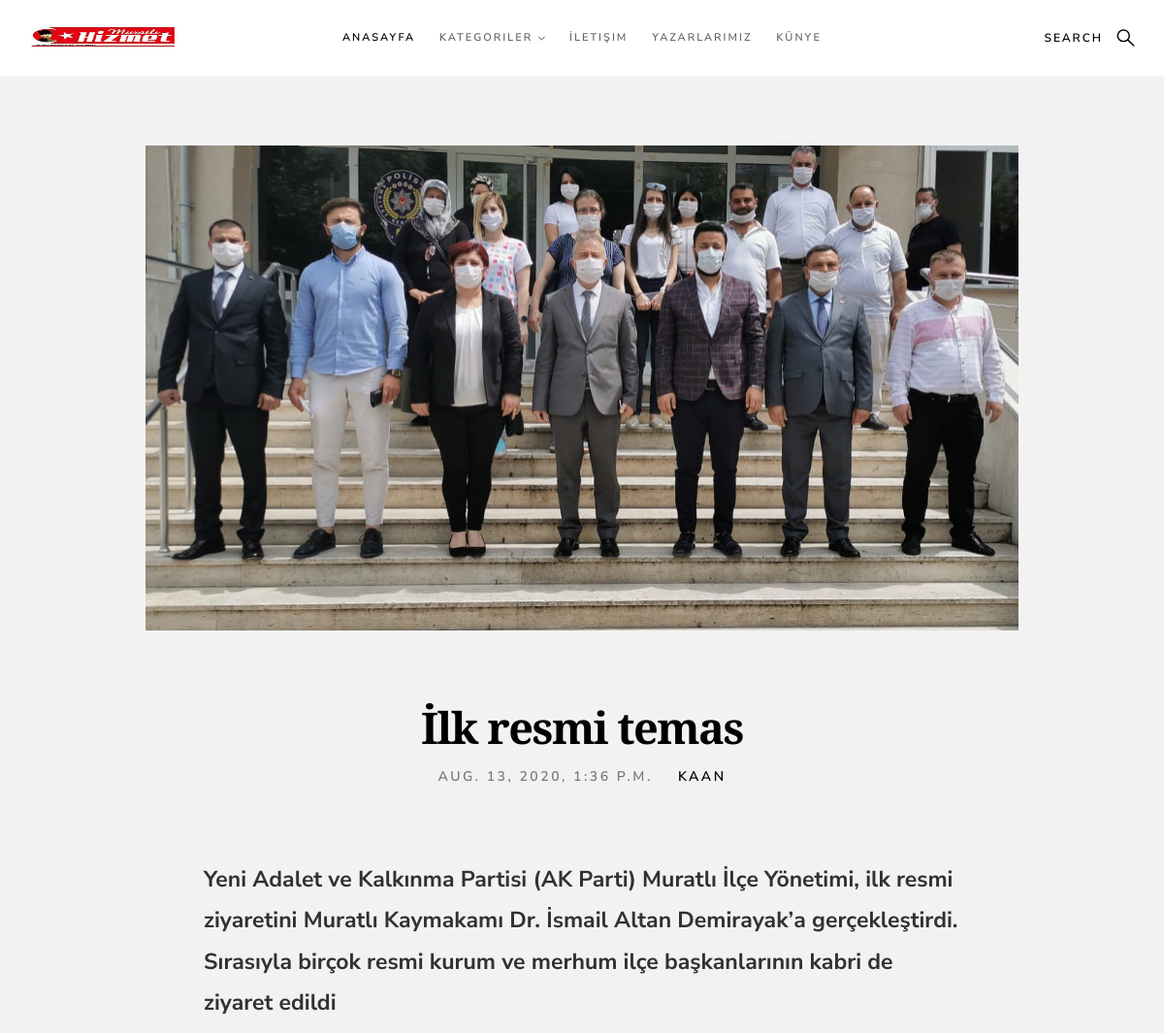
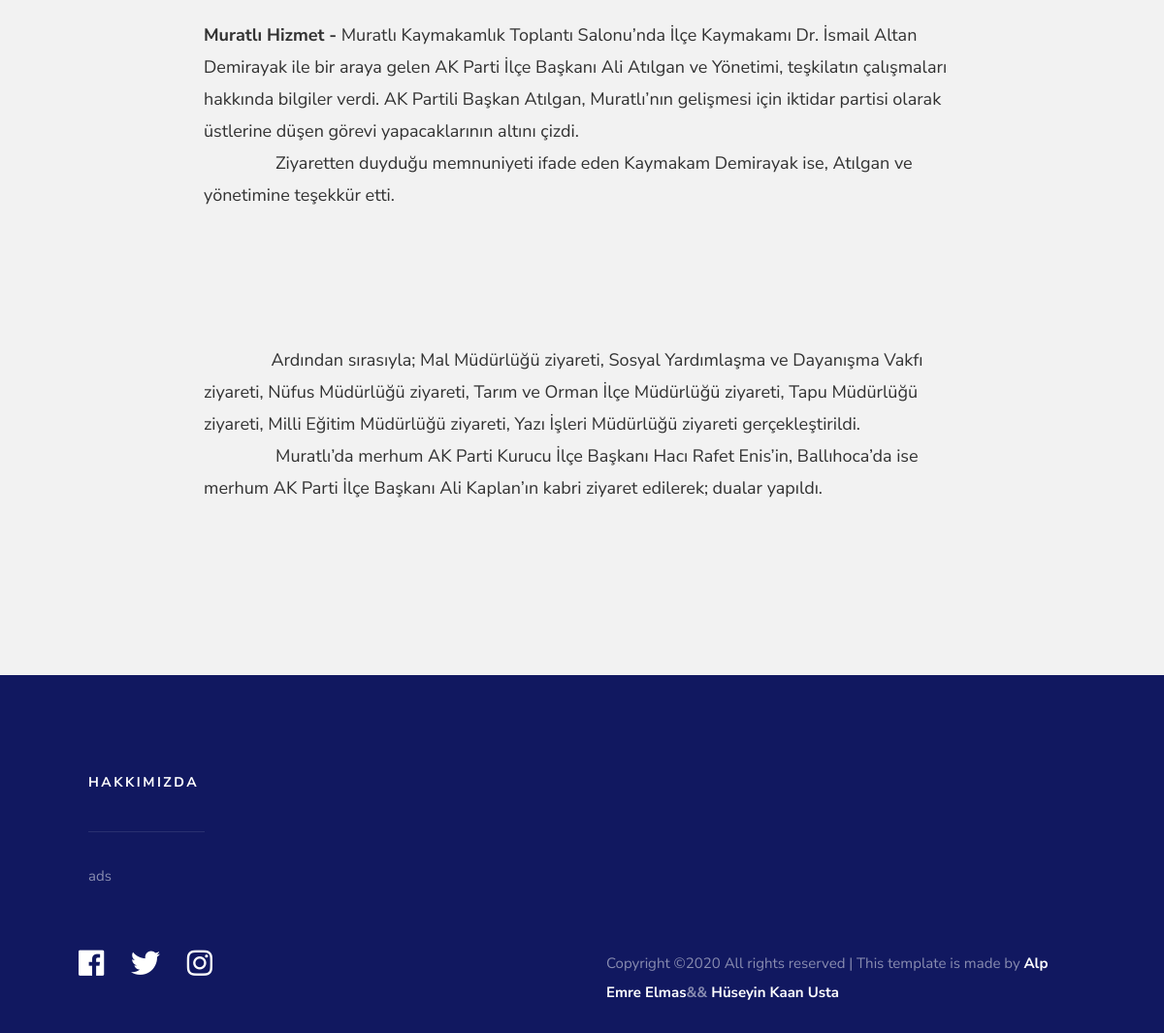
The app's page /haber/ilk-resmi-temas/8 with its own data (2 pictures, top to bottom).
### home/models.py (models this page shows, shortened)
class Setting(models.Model):
    title = models.CharField(max_length=100)
    keywords = models.CharField(max_length=255)
    description = models.CharField(max_length=255)
    company = models.CharField(max_length=50)
    address = models.CharField(max_length=150)
    phone = models.CharField(max_length=15)
    fax = models.CharField(max_length=15)
    email = models.CharField(max_length=50)
    icon = models.ImageField(blank=True, upload_to='images/')
    facebook = models.CharField(max_length=50)
    instagram = models.CharField(max_length=50)
    twitter = models.CharField(max_length=50)
    aboutus = RichTextUploadingField()
    contact = RichTextUploadingField()
    kunye = RichTextUploadingField()
    create_at = models.DateTimeField(auto_now_add=True)
    update_at = models.DateTimeField(auto_now=True)

class Haberler(models.Model):
    title = models.CharField(max_length=250)
    description = models.TextField()
    content = RichTextUploadingField()
    category = models.ForeignKey(Category, on_delete=models.CASCADE)
    author = models.ForeignKey(User, on_delete=models.CASCADE)
    image = models.ImageField(upload_to='images/')
    slug = models.SlugField()
    create_at = models.DateTimeField(auto_now_add=True)
    update_at = models.DateTimeField(auto_now=True)
    class Meta:
        ordering = ['-create_at']

### home/views.py (the view)
# urls.py: path('haber/<slug:slug>/<int:id>', views.haber, name='haber'),
def haber(request,id,slug):
    setting = Setting.objects.get(pk=1)
    haber = Haberler.objects.get(id=id)
    category = Category.objects.all()
    context = {
        'haber':haber,
        'category':category,
        'setting':setting
    }
    return render(request, 'post.html', context)

### home/templates/post.html (shortened to what this page needs)
{% extends 'homebase.html' %}
{% block content %}
<section class="s-content s-content--top-padding s-content--narrow">
    <article class="row entry format-standard">
        <div class="entry__media col-full">
            <div class="entry__post-thumb">
                <img src="{{haber.image.url}}"  style="width: 1000px; height: 500px;"
                alt="">
            </div>
        </div>
        <div class="entry__header col-full">
            <h1 class="entry__header-title display-1">
                {{haber.title}}
            </h1>
            <ul class="entry__header-meta">
                <li class="date">{{haber.create_at}}</li>
                <li class="byline">
                    <a href="#0">{{haber.author}}</a>
                </li>
            </ul>
        </div>
        <div class="col-full entry__main">
            <p style="font-size: 23px;"><strong>{{haber.description}}</strong></p>
            {{haber.content|safe}}
        </div>
    </article>
</section>
{% endblock %}

### home/templates/homebase.html (shortened to what this page needs)
<!DOCTYPE html>
<html class="no-js" lang="en">
<head>
  {% load static %}
    <link rel="stylesheet" href="{% static 'css/base.css' %}">
    <link rel="stylesheet" href="{% static 'css/vendor.css' %}">
    <link rel="stylesheet" href="{% static 'css/main.css' %}">
  </head>
  <body>
    {% include 'header.html' %}
    {% block content %} {% endblock %}
    {% include 'footer.html' %}
</body>
</html>

### home/templates/header.html (shortened to what this page needs)
{% load static %}
        <header class="s-header header">
        <div class="header__logo">
            <a class="logo" href="/">
                <img src="{{setting.icon.url}}" >
            </a>
        </div>
        <a class="header__search-trigger" href="#0"></a>
        <nav class="header__nav-wrap">
            <ul class="header__nav">
                <li class="current"><a href="/" >Anasayfa</a></li>
                <li class="has-children">
                    <a href="#0" title="">Kategoriler</a>
                </li>
                <li><a href="/iletisim/">İletişim</a></li>
                <li><a href="/yazar/">Yazarlarımız</a></li>
                <li><a href="/kunye/">Künye</a></li>
            </ul>
        </nav>
    </header>

### home/templates/footer.html (shortened to what this page needs)
<footer class="s-footer">
    <div class="s-footer__main">
        <div class="row">
            <div class="col-six tab-full s-footer__about">
                <h4>Hakkımızda</h4>
                <p>{{setting.aboutus|safe}}</p>
            </div>
        </div>
    </div>
    <div class="s-footer__bottom">
        <div class="row">
            <div class="col-six">
                <ul class="footer-social">
                    <li>
                        <a href="{{setting.facebook}}"><i class="fab fa-facebook"></i></a>
                    </li>
                    <li>
                        <a href="{{setting.twitter}}"><i class="fab fa-twitter"></i></a>
                    </li>
                    <li>
                        <a href="{{setting.instagram}}"><i class="fab fa-instagram"></i></a>
                    </li>
                </ul>
            </div>
            <div class="col-six">
                <div class="s-footer__copyright">
                    <span>
Copyright &copy;<script>document.write(new Date().getFullYear());</script> All rights reserved | This template is made by <strong><a href="https://www.instagram.com/alp_emre_elmas/"> Alp Emre Elmas</a>&& <a href="https://www.instagram.com/nightman.413/" >Hüseyin Kaan Usta</a></strong>
</span>
                </div>
            </div>
        </div>
    </div>
</footer>

### home/static/css/base.css (style rules this page uses)
html { font-family: sans-serif; line-height: 1.15; -ms-text-size-adjust: 100%; -webkit-text-size-adjust: 100%; }
body { margin: 0; }
article, aside, footer, header, nav, section { display: block; }
h1 { font-size: 2em; margin: 0.67em 0; }
a { background-color: transparent; -webkit-text-decoration-skip: objects; }
b, strong { font-weight: inherit; }
b, strong { font-weight: bolder; }
img { border-style: none; }
html { font-size: 62.5%; box-sizing: border-box; }
*, *::before, *::after { box-sizing: inherit; }
body { font-weight: normal; line-height: 1; word-wrap: break-word; text-rendering: optimizeLegibility; -webkit-overflow-scrolling: touch; -webkit-text-size-adjust: none; }
body, input, button { -moz-osx-font-smoothing: grayscale; -webkit-font-smoothing: antialiased; }
img, video { max-width: 100%; height: auto; }
div, dl, dt, dd, ul, ol, li, h1, h2, h3, h4, h5, h6, pre, form, p, blockquote, th, td { margin: 0; padding: 0; }
h1, h2, h3, h4, h5, h6 { -webkit-font-smoothing: auto; -webkit-font-smoothing: antialiased; -webkit-font-variant-ligatures: common-ligatures; -moz-font-variant-ligatures: common-ligatures; font-variant-ligatures: common-ligatures; text-rendering: optimizeLegibility; }
em, i { font-style: italic; line-height: inherit; }
strong, b { font-weight: bold; line-height: inherit; }
ol, ul { list-style: none; }
li { display: block; }
a { text-decoration: none; line-height: inherit; }
a img { border: none; }
.row { width: 89%; max-width: 1200px; margin: 0 auto; }
.row:after { content: ""; display: table; clear: both; }
[class*="col-"] { float: left; padding: 0 20px; }
.col-six, .col-1-2 { width: 50%; }
.col-twelve, .col-full { width: 100%; }
@media only screen and (max-width:1200px) { [class*="col-"] { padding: 0 15px; } }

### records on screen
Setting: icon (picture), aboutus "ads"
Haberler: image (picture), title "İlk resmi temas", create_at "AUG. 13, 2020, 1:36 P.M.", author "KAAN", description "Yeni Adalet ve Kalkınma Partisi (AK Parti) Muratlı İlçe Yönetimi, ilk resmi ziyaretini Muratlı Kaymakamı Dr. İsmail Altan Demirayak’a gerçekleştirdi. Sırasıyla birçok resmi kurum ve merhum ilçe başkanlarının kabri de ziyaret edildi", content "Muratlı Hizmet - Muratlı Kaymakamlık Toplantı Salonu’nda İlçe Kaymakamı Dr. İsmail Altan Demirayak ile bir araya gelen AK Parti İlçe Başkanı Ali Atılgan ve Yönetimi, teşkilatın çalışmaları hakkında bilgiler verdi. AK Partili Başkan Atılgan, Muratlı’nın gelişmesi için iktidar partisi olarak üstlerine düşen görevi yapacaklarının altını çizdi. Ziyaretten duyduğu memnuniyeti ifade eden Kaymakam Demirayak ise, Atılgan ve yönetimine teşekkür etti. Ardından sırasıyla; Mal Müdürlüğü ziyareti, Sosyal Yardımlaşma ve Dayanışma Vakfı ziyareti, Nüfus Müdürlüğü ziyareti, Tarım ve Orman İlçe Müdürlüğü ziyareti, Tapu Müdürlüğü ziyareti, Milli Eğitim Müdürlüğü ziyareti, Yazı İşleri Müdürlüğü ziyareti…"
